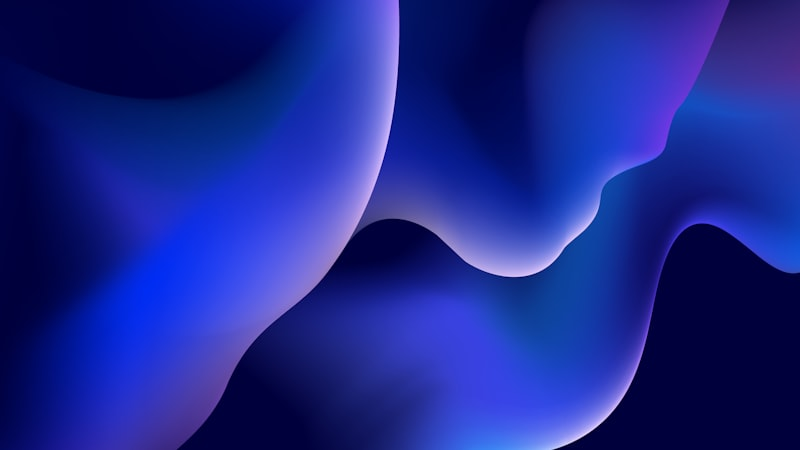
#> input picture apps/homepage/assets/images/digital-human.jpg, 800 x 450 px
$ python -i post_processor.py   (imports and definitions only)
#> lines starting #> are read from the running program, lines starting #| are printed output that depends on the picture
from __future__ import annotations

import numpy as np
from pathlib import Path
from PIL import Image, ImageDraw, ImageEnhance, ImageFilter, ImageFont

from .style_selector import ArtistStyle


# Standard aspect ratios: width / height
ASPECT_RATIOS = {
    "16:9": 16 / 9,
    "1.85:1": 1.85,
    "2.35:1": 2.35,
    "2.39:1": 2.39,
    "4:3": 4 / 3,
    "1:1": 1.0,
}


# [334 lines that did not run here, left out]

>>> import cv2
>>> picture = cv2.imread('../../homepage/assets/images/digital-human.jpg', cv2.IMREAD_GRAYSCALE)
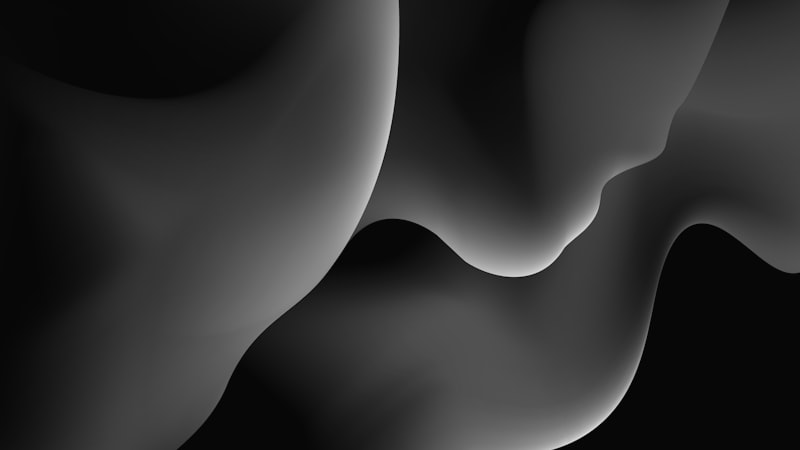
#> picture: shape (450, 800); min 0, max 231, mean 46.5
#> (the run stopped early here; a loop or call above may not have finished)
